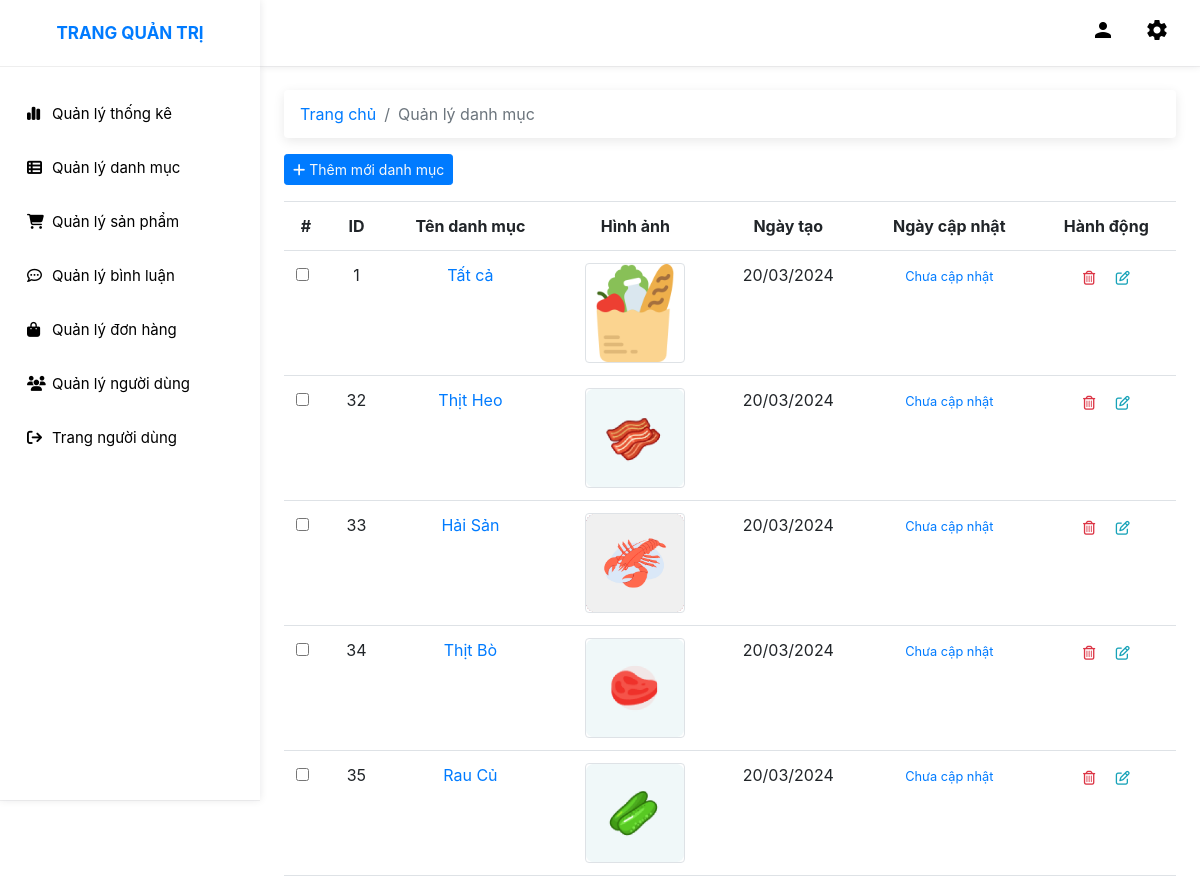
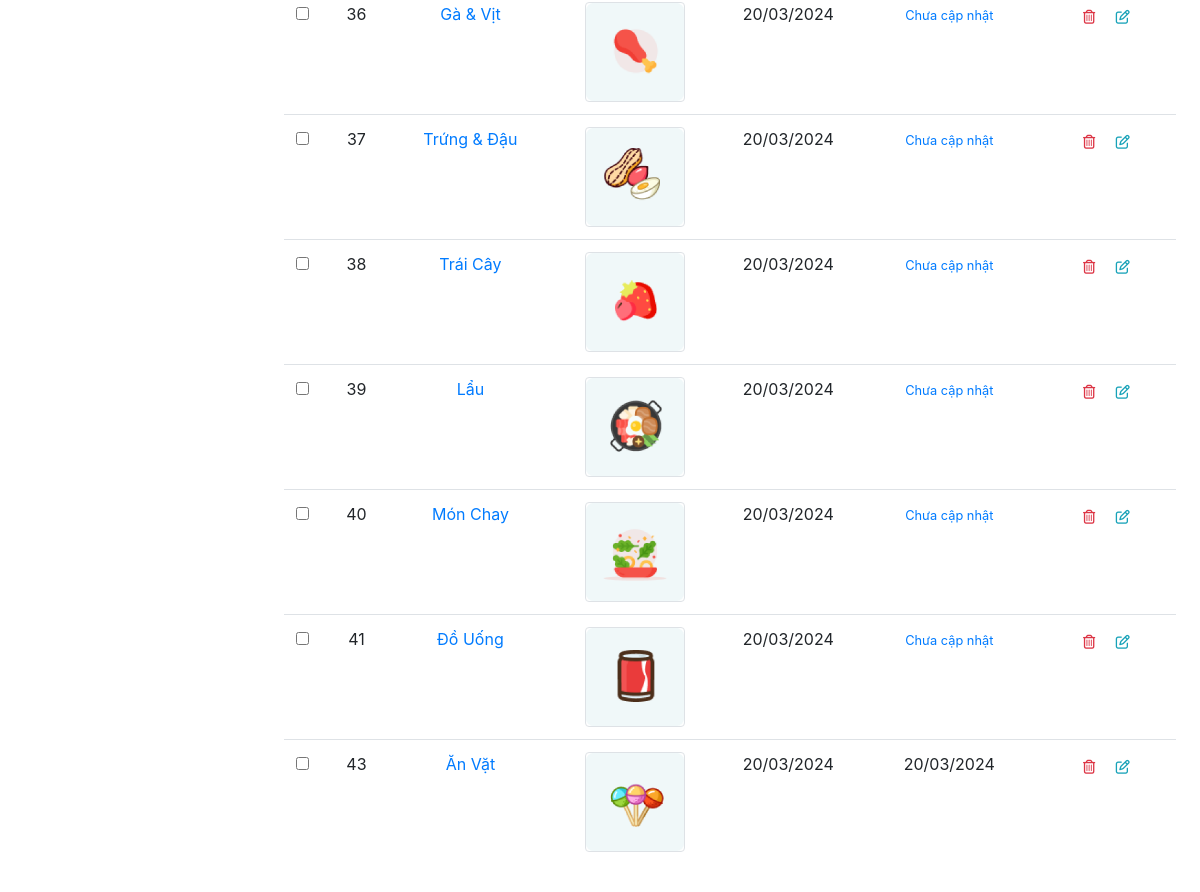
The app's page /admin/index.php?act=category with its own data (2 pictures, top to bottom).
### tables this page shows
CREATE TABLE `danhmuc` (
  `id` int(11) NOT NULL,
  `name` varchar(255) NOT NULL,
  `image` varchar(500) DEFAULT NULL,
  `created_at` datetime NOT NULL,
  `updated_at` datetime NOT NULL
);

### model/pdo.php (called while the page is built, shortened)
<?php
function pdo_get_connection(){
    $dburl = "mysql:host=localhost;dbname=duan1;charset=utf8";
    $username = 'root';
    $password = '';
    $conn = new PDO($dburl, $username, $password);
    $conn->setAttribute(PDO::ATTR_ERRMODE, PDO::ERRMODE_EXCEPTION);
    return $conn;
}
function pdo_query($sql){
    $sql_args = array_slice(func_get_args(), 1);
    try{
        $conn = pdo_get_connection();
        $stmt = $conn->prepare($sql);
        $stmt->execute($sql_args);
        $rows = $stmt->fetchAll();
        return $rows;
    }
    catch(PDOException $e){
        throw $e;
    }
    finally{
        unset($conn);
    }
}

### model/loai.php (called while the page is built, shortened)
<?php
require_once 'pdo.php';
function loadall_danhmuc()
{
    $sql = "SELECT * FROM danhmuc order by id asc";
    $listdanhmuc = pdo_query($sql);
    return $listdanhmuc;
}

### admin/category/list.php (the view, shortened to what this page needs)
<div class="p-4">
    <nav aria-label="breadcrumb">
        <ol class="breadcrumb">
            <li class="breadcrumb-item"><a href="index.php">Trang chủ</a></li>
            <li class="breadcrumb-item active" aria-current="page">Quản lý danh mục</li>
        </ol>
    </nav>
    <div class="btn-add mb-3">
        <a class="text-light text-decoration-none btn btn-primary btn-sm" href="index.php?act=category-add">
            <i class="fa-solid fa-plus"></i> Thêm mới danh mục
        </a>
    </div>
    <table class="table">
        <thead>
            <tr class="text-center">
                <th class="font-weight-bold w-20px" scope="col">#</th>
                <th class="font-weight-bold" scope="col">ID</th>
                <th class="font-weight-bold" scope="col">Tên danh mục</th>
                <th class="font-weight-bold" scope="col">Hình ảnh</th>
                <th class="font-weight-bold" scope="col">Ngày tạo</th>
                <th class="font-weight-bold" scope="col">Ngày cập nhật</th>
                <th class="font-weight-bold" scope="col">Hành động</th>
            </tr>
        </thead>
        <tbody>
            <?php
            foreach ($listdanhmuc as $danhmuc) {
                extract($danhmuc);
                $format_date_create = date('d/m/Y', strtotime($created_at));
                $format_date_update = ($updated_at == "0000-00-00 00:00:00")
                    ? "<small class='text-primary'>Chưa cập nhật</small>"
                    : date('d/m/Y', strtotime($updated_at));
                $hinhpath = "../upload/" . $image;
                $showImage = is_file($hinhpath)
                    ? "<img class='border rounded' src='{$hinhpath}' alt='{$name}'height='100' width='100' style='object-fit: cover'/>"
                    : "<img class='border rounded' src='https://res.cloudinary.com/do9rcgv5s/image/upload/v1695895241/cooky%20market%20-%20PHP/itcq4ouly2zgyzxqwmeh.jpg' alt='Không có ảnh' height='100' width='100'>";
            ?>
                <tr class="text-center">
                    <td scope="row">
                        <div class="form-check">
                            <input class="form-check-input" type="checkbox" value="">
                        </div>
                    </td>
                    <td><?= $id ?></td>
                    <td class="text-primary"><?= $name ?></td>
                    <td><?= $showImage ?></td>
                    <td><?= $format_date_create ?></td>
                    <td><?= $format_date_update ?></td>
                    <td>
                        <a href="index.php?act=category-delete&id=<?= $id ?>" title="Xóa" class="btn btn-outline-danger btn-sm border border-0 delete-category-button" data-category-id="<?= $id ?>"><i class="fa-regular fa-trash-can"></i></a>
                        <a href="index.php?act=category-detail&id=<?= $id ?>" title="Sửa" class="btn btn-outline-info btn-sm border border-0"><i class="fa-regular fa-pen-to-square"></i></a>
                    </td>
                </tr>
            <?php
            }
            ?>
        </tbody>
    </table>
</div>

### admin/layout/header-admin.php (shortened to what this page needs)
<!DOCTYPE html>
<html lang="en">
<head>
    <link rel="stylesheet" href="../assets/css/admin.css">
    <link rel="stylesheet" href="https://cdn.jsdelivr.net/npm/bootstrap@4.3.1/dist/css/bootstrap.min.css">
    <link rel="stylesheet" href="https://cdnjs.cloudflare.com/ajax/libs/font-awesome/6.4.2/css/all.min.css" />
    <link href="https://cdnjs.cloudflare.com/ajax/libs/toastr.js/latest/css/toastr.min.css" rel="stylesheet">
    <link rel="stylesheet" href="https://cdn.jsdelivr.net/npm/sweetalert2@11.0.19/dist/sweetalert2.min.css">
</head>
</head>
<body>

### admin/layout/sidebar-admin.php
<div class="wrapper">
    <nav id="sidebar">
        <div class="sidebar-header">
            <h3 class="text-center">
                <a class="text-decoration-none" href="index.php?act=null">
                    <span class="font-weight-bold">Trang quản trị</span>
                </a>
            </h3>
        </div>
        <ul class="list-unstyled components">
            <li class="dropdown">
                <a href="index.php?act=statistics" class="dashboard">
                    <i class="fa-solid fa-chart-simple"></i><span>Quản lý thống kê</span></a>
            </li>
            <li class="dropdown">
                <a href="index.php?act=category">
                    <i class="fa-solid fa-table-list"></i><span>Quản lý danh mục</span>
                </a>
            </li>
            <li class="dropdown">
                <a href="index.php?act=product">
                    <i class="fa-solid fa-cart-shopping"></i><span>Quản lý sản phẩm</span>
                </a>
            </li>
            <li class="dropdown">
                <a href="index.php?act=comment">
                    <i class="fa-regular fa-comment-dots"></i></i><span>Quản lý bình luận</span>
                </a>
            </li>
            <li class="dropdown">
                <a href="index.php?act=order">
                    <i class="fa-solid fa-bag-shopping"></i><span>Quản lý đơn hàng</span>
                </a>
            </li>
            <li class="dropdown">
                <a href="index.php?act=account">
                    <i class="fa-solid fa-users"></i><span>Quản lý người dùng</span>
                </a>
            </li>
            <li>
                <a href="../index.php">
                    <i class="fa-solid fa-arrow-right-from-bracket"></i><span>Trang người dùng</span>
                </a>
            </li>
        </ul>
    </nav>

### admin/layout/top-navbar.php (shortened to what this page needs)
<div id="content">
    <div class="top-navbar">
        <nav class="navbar navbar-expand-lg">
            <div class="collapse navbar-collapse d-lg-block d-xl-block d-sm-none d-md-none d-none" id="navbarSupportedContent">
                <ul class="nav navbar-nav ml-auto">
                    <li class="nav-item">
                        <a class="nav-link" href="#">
                            <span class="material-icons">person</span>
                        </a>
                    </li>
                    <li class="nav-item">
                        <a class="nav-link" href="#">
                            <span class="material-icons">settings</span>
                        </a>
                    </li>
                </ul>
            </div>
        </nav>
    </div>

### admin/index.php (shortened to what this page needs)
<?php
include("./layout/header-admin.php");
include("./layout/sidebar-admin.php");
include("./layout/top-navbar.php");
include("./layout/header-admin.php");
include("../model/pdo.php");
include("../model/loai.php");
include("../model/hang-hoa.php");
include("../model/taikhoan.php");
if (isset($_GET['act']) && $_GET['act'] != "") {
    $act = $_GET['act'];
    switch ($act) {
        case 'category':
            $listdanhmuc = loadall_danhmuc();
            include("category/list.php");
            break;
     }
}
include("./layout/footer-admin.php")
?>

### admin/layout/footer-admin.php (shortened to what this page needs)
</div>
</div>
</body>
</html>

### assets/css/admin.css (style rules this page uses)
body, html { line-height: 1.8; font-family: "Roboto", sans-serif; color: #ffffff; text-rendering: optimizeLegibility !important; -webkit-font-smoothing: antialiased !important; font-weight: 400; margin: 0px; padding: 0px; }
h1, h2, h3, h4, h5, h6, .h1, .h2, .h3, .h4 { font-weight: 400; line-height: 1.5em; }
a { color: #333; font-weight: 400; }
ul, ol { padding: 0; margin: 0px; list-style: none; }
a, a:hover, a:focus { color: #333; text-decoration: none; transition: all 0.3s; }
.material-icons { font-family: "Material Icons"; font-weight: normal; font-style: normal; font-size: 24px; display: inline-block; line-height: 1; text-transform: none; letter-spacing: normal; word-wrap: normal; white-space: nowrap; direction: ltr; color: #000000; }
.breadcrumb { box-shadow: rgba(0, 0, 0, 0.09) 0px 3px 12px; margin-bottom: 30px; background-color: #ffffff !important; }
.wrapper { position: relative; width: 100%; overflow: auto; }
.w-20px { width: 20px; }
#sidebar { position: fixed; height: 100vh !important; top: 0; bottom: 0; left: 0; z-index: 11; width: 260px; overflow: auto; transition: all 0.3s; background: #ffffff; box-shadow: rgba(17, 17, 26, 0.05) 0px 1px 0px, rgba(17, 17, 26, 0.1) 0px 0px 8px; }
#sidebar .sidebar-header { padding: 23px; background-color: #ffffff; border-bottom: 1px solid #eee; }
.sidebar-header h3 { color: #333; font-size: 17px; margin: 0px; text-transform: uppercase; transition: all 0.5s ease; font-weight: 600; }
#sidebar ul li { padding: 2px 7px; }
#sidebar ul.components { padding: 20px 0; }
#sidebar ul li a { padding: 10px; line-height: 30px; border-radius: 5px; font-size: 15px; position: relative; font-weight: 400; display: block; }
#sidebar ul li a span { color: #000; display: inline-block; }
#sidebar ul li a i { position: relative; margin: 0 10px; color: #000000; width: 15px; }
#content { position: relative; transition: all 0.3s; background-color: #ffffff; margin-left: 260px; }
.top-navbar { width: 100%; z-index: 9; position: relative; }
.navbar { background-color: #ffffff; color: #000000; box-shadow: rgba(17, 17, 26, 0.05) 0px 1px 0px, rgba(17, 17, 26, 0.1) 0px 0px 8px; }
.navbar-nav > li > a { color: #ffffff; }
.navbar-nav li a { position: relative; display: block; padding: 10px 15px !important; }
.table > thead > tr > th { border-bottom-width: 1px; font-size: 16px; font-weight: 400; }

### records on screen
danhmuc: id "1", name "Tất cả", image (picture), created_at "20/03/2024", shows "Chưa cập nhật"
danhmuc: id "32", name "Thịt Heo", image (picture), created_at "20/03/2024", shows "Chưa cập nhật"
danhmuc: id "33", name "Hải Sản", image (picture), created_at "20/03/2024", shows "Chưa cập nhật"
danhmuc: id "34", name "Thịt Bò", image (picture), created_at "20/03/2024", shows "Chưa cập nhật"
danhmuc: id "35", name "Rau Củ", image (picture), created_at "20/03/2024", shows "Chưa cập nhật"
danhmuc: id "36", name "Gà & Vịt", image (picture), created_at "20/03/2024", shows "Chưa cập nhật"
danhmuc: id "37", name "Trứng & Đậu", image (picture), created_at "20/03/2024", shows "Chưa cập nhật"
danhmuc: id "38", name "Trái Cây", image (picture), created_at "20/03/2024", shows "Chưa cập nhật"
danhmuc: id "39", name "Lẩu", image (picture), created_at "20/03/2024", shows "Chưa cập nhật"
danhmuc: id "40", name "Món Chay", image (picture), created_at "20/03/2024", shows "Chưa cập nhật"
danhmuc: id "41", name "Đồ Uống", image (picture), created_at "20/03/2024", shows "Chưa cập nhật"
danhmuc: id "43", name "Ăn Vặt", image (picture), created_at "20/03/2024", updated_at "20/03/2024"
